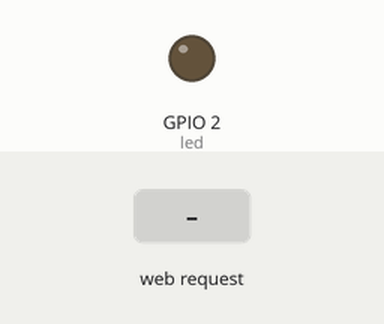
Simulated run of this program. Board: ESP8266 (NodeMCU). On the bench: output pins drawn as LEDs (lit = HIGH). The inputs (shaded band) are chosen by the test bench. WiFi joins after 1.5 s; servers stay silent unless stated; storage starts empty; what the program prints to the serial monitor is not drawn.

Above: at 2.7 s.
2.8 s: HTTP request GET /on received
At 4.0 s:
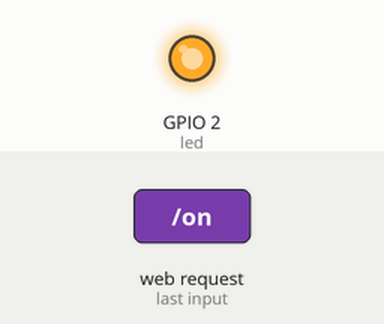
4.3 s: HTTP request GET /off received
At 5.1 s:
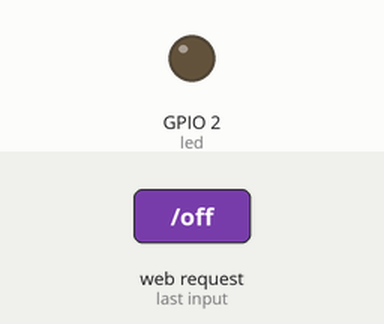
Timing chart, 0 to 7.3 s (numbered marks = the images above; inputs shaded):
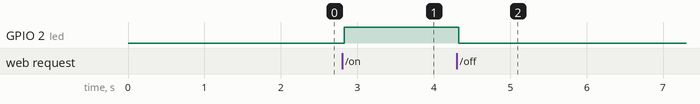

Measured:
- after the input at 2.8 s, GPIO 2 (led): LOW → HIGH at once
- after the input at 4.3 s, GPIO 2 (led): HIGH → LOW at once

The program:

main.cpp
```cpp
#include <Arduino.h>
#include <ESPAsyncWebServer.h>
#include <LittleFS.h>
#include <FS.h>

#define USE_LittleFS

const char *ssid = "***********";
const char *password = "********";

const int led = 2;
const int brightness = 34;

AsyncWebServer server(80);

void setup()
{
  // -----------------------------------------------------Serial
  Serial.begin(115200);
  while (!Serial)
  {
    Serial.println("\n");
  }
  // -----------------------------------------------------GPIO
  pinMode(led, OUTPUT);
  digitalWrite(led, LOW);
  pinMode(brightness, INPUT);
  // -----------------------------------------------------littleFS
  if (!LittleFS.begin())
  {
    Serial.println("LittleFS Mount Failed");
    return;
  }

  File root = LittleFS.open("/", "r");
  File file = root.openNextFile();

  while (file)
  {
    Serial.print("File: ");
    Serial.println(file.name());
    file.close();
    file = root.openNextFile();
  }
  // -----------------------------------------------------Wifi
  WiFi.begin(ssid, password);
  Serial.println("connexion wifi start ...");

  while (WiFi.status() != WL_CONNECTED)
  {
    Serial.print(".");
    delay(500);
  }

  Serial.println("\n connexion wifi ok");
  Serial.println("IP: ");
  Serial.println(WiFi.localIP());

  // -----------------------------------------------------Server
  server.on("/", HTTP_GET, [](AsyncWebServerRequest *request)
            { request->send(LittleFS, "./data/index.html", "text/html"); });
  server.on("/W3-style.css", HTTP_GET, [](AsyncWebServerRequest *request)
            { request->send(LittleFS, "./data/W3-style.css", "text/css"); });
  server.on("/main.js", HTTP_GET, [](AsyncWebServerRequest *request)
            { request->send(LittleFS, "./data/main.js", "text/javascript"); });
  server.on("/brightness", HTTP_GET, [](AsyncWebServerRequest *request)
            {
    int val = analogRead(brightness);
    String brightness = String(val);
    request->send(200,  "text/plain", brightness); });
  server.on("/on", HTTP_GET, [](AsyncWebServerRequest *request)
            {
    digitalWrite(led, HIGH);
    request->send(200); });
  server.on("/off", HTTP_GET, [](AsyncWebServerRequest *request)
            {
    digitalWrite(led, LOW);
    request->send(200); });
  server.begin();
  Serial.println("server start ...");
}

void loop()
{
  // put your main code here, to run repeatedly:
}
```
